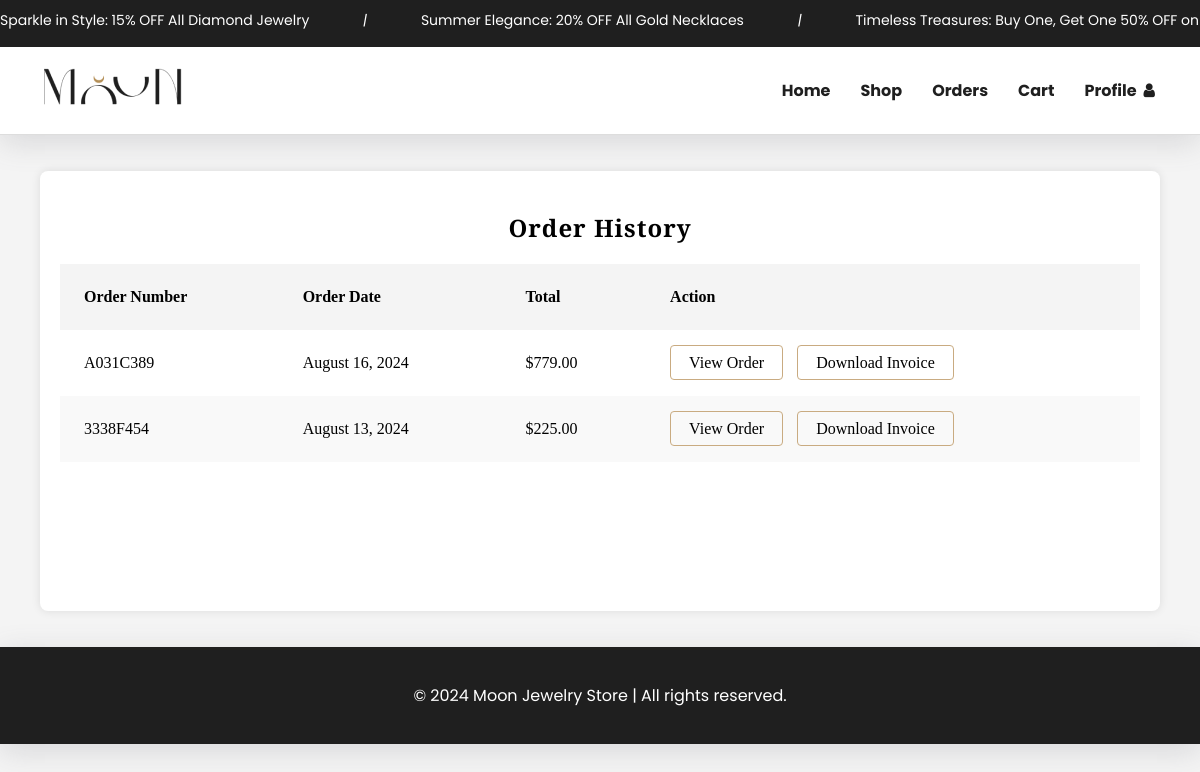
Page /orders.php (signed in) on the committed database.
### tables this page shows
CREATE TABLE `orders` (
  `id` int(11) NOT NULL,
  `order_code` varchar(50) NOT NULL,
  `user_id` int(11) NOT NULL,
  `total_amount` decimal(10,2) NOT NULL,
  `address_first_name` varchar(50) NOT NULL,
  `address_last_name` varchar(50) NOT NULL,
  `address_street` varchar(255) NOT NULL,
  `address_city` varchar(100) NOT NULL,
  `address_state` varchar(100) NOT NULL,
  `address_postal_code` varchar(20) NOT NULL,
  `address_country` varchar(100) NOT NULL,
  `address_mobile` varchar(20) DEFAULT NULL,
  `address_email` varchar(100) DEFAULT NULL,
  `created_on` timestamp NOT NULL DEFAULT current_timestamp()
);

### objects/orders.php (called while the page is built, shortened)
<?php
class Order {
    private $conn;
    private $table = "Orders";
    public $id;
    public function __construct($db) {
        $this->conn = $db;
    }
    public function getOrderById() {
        $query = "SELECT * FROM {$this->table} WHERE id = :orderId LIMIT 1";
        $stmt = $this->conn->prepare($query);
        $stmt->bindParam(':orderId', $this->id, PDO::PARAM_INT);
        $stmt->execute();
        $order = $stmt->fetch(PDO::FETCH_ASSOC);
        if ($order) {
            $this->total_amount = $order['total_amount'];
        }
    }
}
?>

### orders.php (the view, shortened to what this page needs)
<?php
include_once 'config/database.php';
include_once 'objects/orders.php';
$database = new Database();
$db = $database->getConnection();
$order = new Order($db);
$user_id = $_SESSION['user_id'];
$query = "SELECT * FROM Orders WHERE user_id = ? ORDER BY created_on DESC";
$stmt = $db->prepare($query);
$stmt->bindParam(1, $user_id);
$stmt->execute();
$orders = $stmt->fetchAll(PDO::FETCH_ASSOC);
?>
<!DOCTYPE html>
<html lang="en">
<head>
    <link rel="stylesheet" href="https://cdnjs.cloudflare.com/ajax/libs/font-awesome/4.7.0/css/font-awesome.min.css">
    <link rel="stylesheet" href="src/css/order_history.css">
    <link rel="stylesheet" href="src/css/styles.css">
</head>
<body>
    <?php include 'navbar.php'; ?>
    <section class="order-history-section">
        <h2>Order History</h2>
        <table class="order-history-table">
            <thead>
                <tr>
                    <th>Order Number</th>
                    <th>Order Date</th>
                    <th>Total</th>
                    <th>Action</th>
                </tr>
            </thead>
            <tbody>
                <?php if (empty($orders)) : ?>
                    <tr><td colspan="4">No orders found.</td></tr>
                <?php else : ?>
                    <?php foreach ($orders as $row) :
                        $order->id = $row['id'];
                        $order->getOrderById();
                        $total = number_format($order->total_amount, 2);
                        $order_date = date('F j, Y', strtotime($row['created_on']));
                    ?>
                    <tr>
                        <td><?php echo htmlspecialchars($row['order_code'], ENT_QUOTES, 'UTF-8'); ?></td>
                        <td><?php echo htmlspecialchars($order_date, ENT_QUOTES, 'UTF-8'); ?></td>
                        <td>$<?php echo $total; ?></td>
                        <td class="btn-order">
                            <a href="view_order.php?order_id=<?php echo htmlspecialchars($row['id'], ENT_QUOTES, 'UTF-8'); ?>" class="view-order-btn">View Order</a>
                            <a href="invoice.php?order_id=<?php echo htmlspecialchars($row['id'], ENT_QUOTES, 'UTF-8'); ?>" class="view-order-btn">Download Invoice</a>
                        </td>
                    </tr>
                    <?php endforeach; ?>
                <?php endif; ?>
            </tbody>
        </table>
    </section>
    <?php include 'footer.php'; ?>
</body>
</html>

### src/css/order_history.css (style rules this page uses)
body { background-color: #f4f4f4; margin: 0; padding: 0; }
h1, h2, h3, h4, h5, h6 { font-family: 'Playfair Display', serif; }
h2 { text-align: center; margin-top: 20px; margin-bottom: 20px; font-family: 'Playfair Display', serif; letter-spacing: 1px; }
.order-history-section { width: 90%; margin: 0 auto; padding: 20px; background-color: #fff; box-shadow: 0 0 10px rgba(0, 0, 0, 0.1); border-radius: 8px; margin-top: 3%; margin-bottom: 3%; height: 50vh; }
.order-history-table { width: 100%; border-collapse: collapse; }
.order-history-table thead { background-color: #f4f4f4; font-weight: bold; }
.order-history-table th, .order-history-table td { padding: 24px; text-align: left; }
.order-history-table tbody tr:nth-child(even) { background-color: #f9f9f9; }
.view-order-btn { text-decoration: none; color: #000; border: 1px solid #c9ab81; padding: 8px 18px; font-weight: 6.5; border-radius: 4px; transition: all 0.3s ease-in-out; margin-right: 10px; }

### src/css/styles.css (style rules this page uses)
body { margin: 0; padding: 0; overflow-x: hidden; }

### rows in the picture
orders: order_code "A031C389", created_on "August 16, 2024", total_amount "779.00"
orders: order_code "3338F454", created_on "August 13, 2024", total_amount "225.00"
